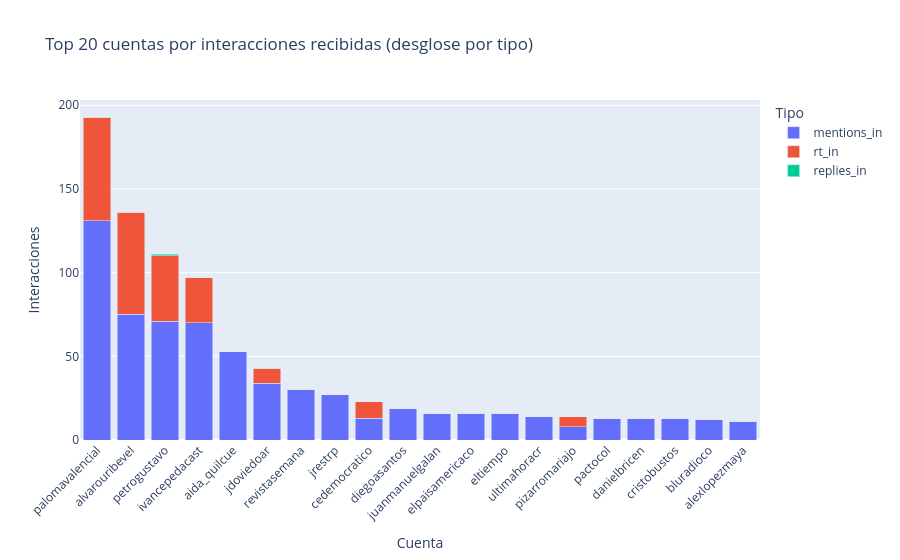

The code cell stored with this chart in its notebook:
### Markdown cell above
### 3.6 Visualizacion: top 20 por in-degree

### Code cell
plot_data = (
    in_degree.head(20)
    .to_pandas()
    .melt(
        id_vars=["target"],
        value_vars=["mentions_in", "rt_in", "replies_in"],
        var_name="tipo",
        value_name="interacciones",
    )
)

fig = px.bar(
    plot_data,
    x="target",
    y="interacciones",
    color="tipo",
    title="Top 20 cuentas por interacciones recibidas (desglose por tipo)",
    labels={"target": "Cuenta", "interacciones": "Interacciones", "tipo": "Tipo"},
    barmode="stack",
)
fig.update_layout(xaxis_tickangle=-45)
fig.show()

### Figure 1 — Plotly figure (JSON) as saved in the notebook; plotly's stock layout.template omitted (floating-point values rounded to 4 significant figures)
{"data": [{"hovertemplate": "Tipo=mentions_in<br>Cuenta=%{x}<br>Interacciones=%{y}<extra></extra>", "legendgroup": "mentions_in", "marker": {"color": "#636efa", "pattern": {"shape": ""}}, "name": "mentions_in", "orientation": "v", "showlegend": true, "textposition": "auto", "x": ["palomavalencial", "alvarouribevel", "petrogustavo", "ivancepedacast", "aida_quilcue", "jdoviedoar", "revistasemana", "jrestrp", "cedemocratico", "diegoasantos", "juanmanuelgalan", "elpaisamericaco", "eltiempo", "ultimahoracr", "pizarromariajo", "pactocol", "danielbricen", "cristobustos", "bluradioco", "alexlopezmaya"], "xaxis": "x", "y": [131, 75, 71, 70, 53, 34, 30, 27, 13, 19, 16, 16, 16, 14, 8, 13, 13, 13, 12, 11], "yaxis": "y", "type": "bar"}, {"hovertemplate": "Tipo=rt_in<br>Cuenta=%{x}<br>Interacciones=%{y}<extra></extra>", "legendgroup": "rt_in", "marker": {"color": "#EF553B", "pattern": {"shape": ""}}, "name": "rt_in", "orientation": "v", "showlegend": true, "textposition": "auto", "x": ["palomavalencial", "alvarouribevel", "petrogustavo", "ivancepedacast", "aida_quilcue", "jdoviedoar", "revistasemana", "jrestrp", "cedemocratico", "diegoasantos", "juanmanuelgalan", "elpaisamericaco", "eltiempo", "ultimahoracr", "pizarromariajo", "pactocol", "danielbricen", "cristobustos", "bluradioco", "alexlopezmaya"], "xaxis": "x", "y": [62, 61, 39, 27, 0, 9, 0, 0, 10, 0, 0, 0, 0, 0, 6, 0, 0, 0, 0, 0], "yaxis": "y", "type": "bar"}, {"hovertemplate": "Tipo=replies_in<br>Cuenta=%{x}<br>Interacciones=%{y}<extra></extra>", "legendgroup": "replies_in", "marker": {"color": "#00cc96", "pattern": {"shape": ""}}, "name": "replies_in", "orientation": "v", "showlegend": true, "textposition": "auto", "x": ["palomavalencial", "alvarouribevel", "petrogustavo", "ivancepedacast", "aida_quilcue", "jdoviedoar", "revistasemana", "jrestrp", "cedemocratico", "diegoasantos", "juanmanuelgalan", "elpaisamericaco", "eltiempo", "ultimahoracr", "pizarromariajo", "pactocol", "danielbricen", "cristobustos", "bluradioco", "alexlopezmaya"], "xaxis": "x", "y": [0, 0, 1, 0, 0, 0, 0, 0, 0, 0, 0, 0, 0, 0, 0, 0, 0, 0, 0, 0], "yaxis": "y", "type": "bar"}], "layout": {"xaxis": {"anchor": "y", "domain": [0.0, 1.0], "title": {"text": "Cuenta"}, "tickangle": -45}, "yaxis": {"anchor": "x", "domain": [0.0, 1.0], "title": {"text": "Interacciones"}}, "legend": {"title": {"text": "Tipo"}, "tracegroupgap": 0}, "title": {"text": "Top 20 cuentas por interacciones recibidas (desglose por tipo)"}, "barmode": "stack"}}
